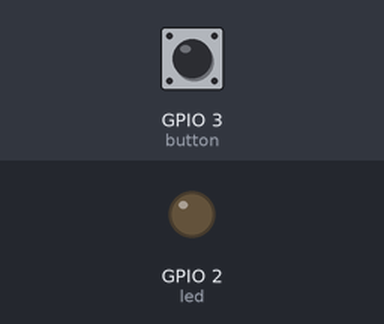
A program run on a simulated Raspberry Pi (BCM pin numbers). Shown: output pins drawn as LEDs (lit = HIGH). Dashed ring = blinking. The test bench sets the inputs (shaded band); at power-on: GPIO 3 (button) HIGH.

Above: at 1.2 s.
1.3 s: GPIO 3 (button) pulsed LOW 5 times (0.12 s each, 0.3 s apart)
At 1.72 s:
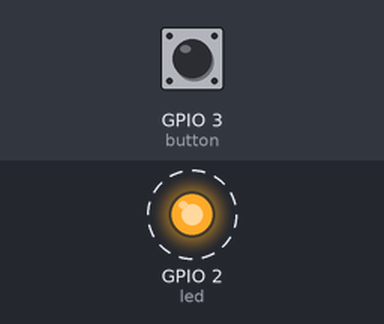
Timing chart, 0 to 4.3 s (numbered marks = the images above; inputs shaded):
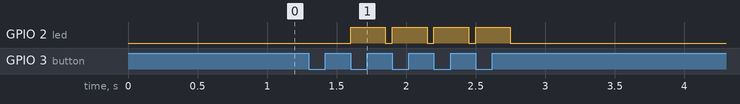

Measured:
- after the input at 1.3 s, GPIO 2 (led): alternates HIGH for 0.25 s and LOW for 0.05 s, 8 changes in all, then stays LOW, starting after 0.30 s

The program:

LEDFlash.py
```python
#LED_button_press.py
#gpio 2 is led
#gpio 3 is button

from signal import pause
from gpiozero import LED, Button
from time import sleep

button = Button(3)
led = LED(2)
cycleState = False

def fire_cycle():

    global cycleState

    if cycleState:
        led.on()
        sleep(0.25)
        led.off()
        cycleState = False
    else:
        return

def makeCycleTrue():

    global cycleState
    cycleState = True

try:

    button.when_pressed = fire_cycle
    button.when_released = makeCycleTrue
    pause()

finally:
    pass
```
